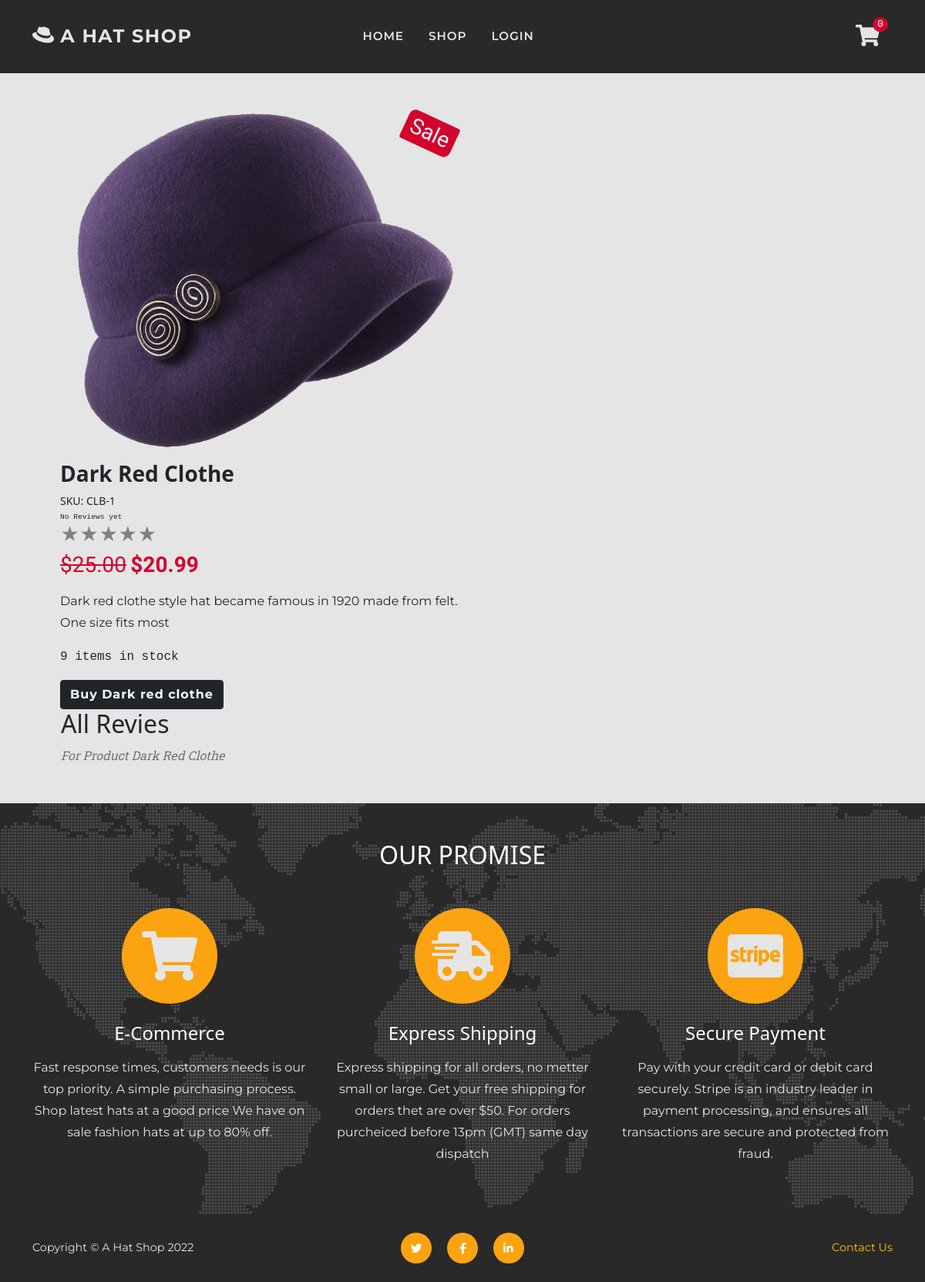
The page /review/all/1/ on the database its author committed.
### shop/models.py (models this page shows, shortened)
class Product(models.Model):
    sku = models.CharField(max_length=60)
    category = models.ForeignKey(
        'Category', null=True, blank=True,
        on_delete=models.SET_NULL)
    style = models.CharField(max_length=60)
    color = models.CharField(max_length=60)
    name = models.CharField(max_length=60)
    description = models.TextField(max_length=250)
    price = models.DecimalField(
        max_digits=6, decimal_places=2)
    image = models.ImageField(null=True, blank=True)
    sale = models.BooleanField(default=False)
    sale_price = models.DecimalField(
        max_digits=6, decimal_places=2,
        null=True, blank=True)
    item_count = models.IntegerField(
        blank=False, null=False, default=0)
    rating = models.DecimalField(
        max_digits=6, decimal_places=2,
        null=True, blank=True)
    rating_counter = models.PositiveSmallIntegerField(default=0)

### reviews/views.py (the view)
# urls.py: path('all/<int:item_id>/', views.all_reviews, name='all_reviews'),
def all_reviews(request, item_id):
    item = get_object_or_404(Product, pk=item_id)
    reviews = item.product_review.all()
    context = {
        'item': item,
        'reviews': reviews,
    }
    return render(request, 'review/reviews.html', context)

### cart/contexts.py (called while the page is built, shortened)
def cart_contents(request):
    cart_items = []
    total = 0
    before = 0
    item_count = 0
    availability = 0
    cart = request.session.get('cart', {})
    if total < 50:
        delivery = total * Decimal(10 / 100)
        free_deivery = 50 * total
    else:
        delivery = 0
        free_deivery = 0
    delivery = round(delivery, 2)
    grand_total = delivery + total
    grand_total = round(grand_total, 2)
    context = {
        'cart_items': cart_items,
        'total': total,
        'before': before,
        'item_count': item_count,
        'delivery': delivery,
        'free_deivery': free_deivery,
        'deivery_treshold': 10,
        'grand_total': grand_total,
    }
    return context

### reviews/contexts.py (called while the page is built)
def review_context(request):
    review_items = ProductReview.objects.all()
    context = {
        'review_items': review_items,
    }
    return context

### support/contexts.py (called while the page is built, shortened)
def message_context(request):
    unread_messages_count = 0
    user_messages = None
    all_messages = Message.objects.all()
    context = {
        'unread_messages_count': unread_messages_count,
        'user_messages': user_messages,
    }
    return context

### reviews/templates/review/reviews.html (shortened to what this page needs)
{% extends 'base.html' %}
{% load static %}
{% block page_header %}
<header class="py-5">
</header>
{% endblock %}
{% block content %}
<section class="page-section">
    <div class="container px-2 px-lg-5">
        <div class="item">
            {% include 'includes/review-product.html' %}
            <div class="col-md-6 border-start review-container">
                <h2 class="">All Revies</h2>
                <p class="m-0 text-muted text-italic text-capitalize">For product {{ item.name }}</p>
            </div>
        </div>
    </div>
</section>
{% endblock %}

### reviews/templates/includes/review-product.html (shortened to what this page needs)
{% load thumbnail %}
<div class="col-md-6 mb-4 mb-md-0">
    <div class="position-relative mb-3">
        {% thumbnail item.image "500" as im %}
        <img class="card-img-top mb-md-0" src="{{ im.url }}" alt="{{ item.name }}" />
        {% endthumbnail %}
        {% if item.sale %}
        <div class="badge bg-danger text-white position-absolute w-auto" style="top: 0.5rem; right: 0.5rem">
            <h3 class="m-0 numbers-font">Sale</h3>
        </div>
        {% endif %}
    </div>
    <h3 class="fw-bolder text-capitalize">{{ item.name }}</h3>
    <div class="small mb-1">SKU: {{ item.sku }}</div>
    {% include 'includes/stars.html' %}
    <div class="fs-5 mb-3">
        {% if item.sale %}
        <span class="text-decoration-line-through h3 text-danger numbers-font">${{ item.price }}</span>
        <span class="text-danger h3 numbers-font fw-bolder">${{ item.sale_price }} </span>
        {% else %}
        <span class="numbers-font h3 fw-bolder">${{ item.price }} </span>
        {% endif %}
    </div>
    <p class="font-text">{{ item.description }}</p>
    {% if item.item_count == 0 %}
    <p class="text-danger font-monospace">{{ item.item_count }} Out of stock</p>
    {% elif item.item_count < 5  %}
    <p class="text-danger font-monospace">
        Only {{ item.item_count }} left in stock.
    </p>
    {% else %}
    <p class="font-monospace">{{ item.item_count }} items in stock</p>
    {% endif %}
    <a href="{% url 'shop_item' item.id %}" class="btn btn-dark">Buy {{ item.name }}</a>
</div>

### static/css/base.css (style rules this page uses)
:root { --bs-warning: #fca311; --bs-white: #ffffff; --bs-gray: #292929; --bs-light: #e5e5e5; --bs-dark: #000000; --bs-danger: #d2042d; --bs-success: #6a994e; --bs-primary: #292929; --bs-secondary: #e5e5e5; --bs-primary-rgb: 41, 41, 41; --bs-secondary-rgb: 229, 229, 229; --bs-warning-rgb: 252, 163, 17; --bs-success-rgb: 106, 153, 78; --bs-danger-rgb: 210, 4, 45; --bs-white-rgb: 255, 255, 255; --bs-light-rgb: 229, 229, 229; --bs-dark-rgb: 0, 0, 0; }
.font-text { font-family: "Montserrat", -apple-system, BlinkMacSystemFont, "Segoe UI", Roboto, "Helvetica Neue", Arial, sans-serif, "Apple Color Emoji", "Segoe UI Emoji", "Segoe UI Symbol", "Noto Color Emoji"; }
.text-italic { font-weight: 400; font-style: italic; font-family: "Roboto Slab", -apple-system, BlinkMacSystemFont, "Segoe UI", Roboto, "Helvetica Neue", Arial, sans-serif, "Apple Color Emoji", "Segoe UI Emoji", "Segoe UI Symbol", "Noto Color Emoji"; }
html { scroll-padding-top: 4.5rem; scroll-behavior: smooth; }
body { position: relative; overflow-x: hidden; background-color: #e5e5e5; }
p { line-height: 1.75; }
a { color: blue; }
.numbers-font { font-family: 'Itim', cursive; }
section, .page-section { padding: 3rem 0; min-height: 50vh; }
@media (min-width: 768px) { section { padding: 6rem 0; } }
.btn { font-family: "Montserrat", -apple-system, BlinkMacSystemFont, "Segoe UI", Roboto, "Helvetica Neue", Arial, sans-serif, "Apple Color Emoji", "Segoe UI Emoji", "Segoe UI Symbol", "Noto Color Emoji"; font-weight: 700; letter-spacing: .06rem; }
.cart-conteiner .badge, .item .badge, .card .badge { transform: rotate(25deg); border-radius: 9px 3px; }

### reviews/static/css/reviews.css (style rules this page uses)
.review-container { max-height: auto; overflow: auto; }
@media (min-width: 768px) { .review-container { max-height: 90vh; } }

### rows shown on the page
Product: name "Dark Red Clothe", sku "CLB-1", price "25.00", sale_price "20.99", description "Dark red clothe style hat became famous in 1920 made from felt. One size fits most", item_count "9", name "Dark red clothe"

### other values the page prints
{{ item_count }} "0"
